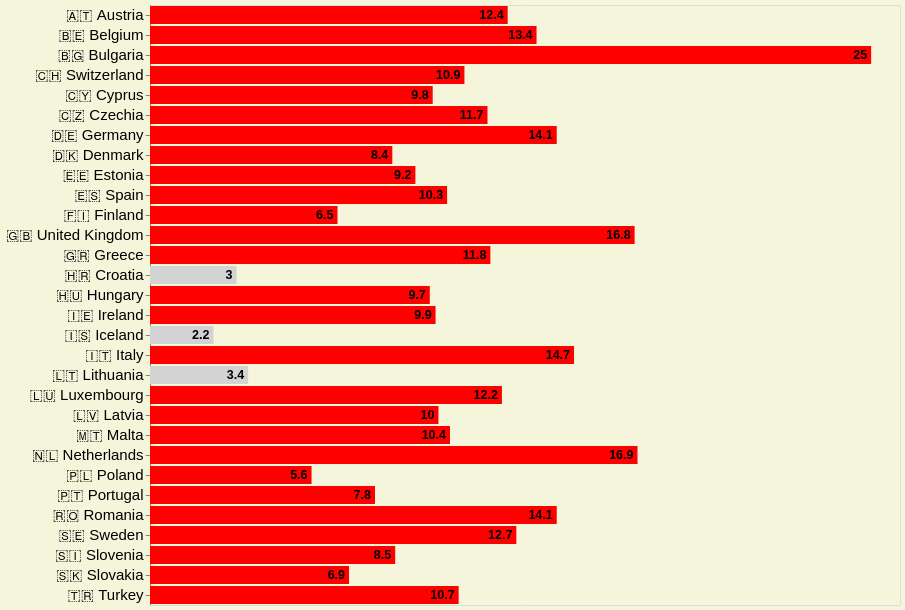

Express this chart as Vega-Lite.
### Vega-Lite specification from a JSON file in a GitHub repository (floating-point values rounded to 4 significant figures)
{"$schema": "https://vega.github.io/schema/vega-lite/v4.json", "description": "Vega-Lite version of bar chart from https://observablehq.com/@d3/learn-d3-scales.", "width": 750, "height": 600, "background": "#f5f5dc", "data": {"values": [{"country": "🇦🇹 Austria", "PercentageofCrime": 12.4}, {"country": "🇧🇪 Belgium", "PercentageofCrime": 13.4}, {"country": "🇧🇬 Bulgaria", "PercentageofCrime": 25}, {"country": "🇨🇭 Switzerland", "PercentageofCrime": 10.9}, {"country": "🇨🇾 Cyprus", "PercentageofCrime": 9.8}, {"country": "🇨🇿 Czechia", "PercentageofCrime": 11.7}, {"country": "🇩🇪 Germany", "PercentageofCrime": 14.1}, {"country": "🇩🇰 Denmark", "PercentageofCrime": 8.4}, {"country": "🇪🇪 Estonia", "PercentageofCrime": 9.2}, {"country": "🇬🇷 Greece", "PercentageofCrime": 11.8}, {"country": "🇪🇸 Spain", "PercentageofCrime": 10.3}, {"country": "🇫🇮 Finland", "PercentageofCrime": 6.5}, {"country": "🇭🇷 Croatia", "PercentageofCrime": 3}, {"country": "🇭🇺 Hungary", "PercentageofCrime": 9.7}, {"country": "🇮🇪 Ireland", "PercentageofCrime": 9.9}, {"country": "🇮🇸 Iceland", "PercentageofCrime": 2.2}, {"country": "🇮🇹 Italy", "PercentageofCrime": 14.7}, {"country": "🇱🇹 Lithuania", "PercentageofCrime": 3.4}, {"country": "🇱🇺 Luxembourg", "PercentageofCrime": 12.2}, {"country": "🇱🇻 Latvia", "PercentageofCrime": 10}, {"country": "🇲🇹 Malta", "PercentageofCrime": 10.4}, {"country": "🇳🇱 Netherlands", "PercentageofCrime": 16.9}, {"country": "🇵🇱 Poland", "PercentageofCrime": 5.6}, {"country": "🇵🇹 Portugal", "PercentageofCrime": 7.8}, {"country": "🇷🇴 Romania", "PercentageofCrime": 14.1}, {"country": "🇸🇪 Sweden", "PercentageofCrime": 12.7}, {"country": "🇸🇮 Slovenia", "PercentageofCrime": 8.5}, {"country": "🇸🇰 Slovakia", "PercentageofCrime": 6.9}, {"country": "🇹🇷 Turkey", "PercentageofCrime": 10.7}, {"country": "🇬🇧 United Kingdom", "PercentageofCrime": 16.8}]}, "encoding": {"y": {"field": "country", "type": "nominal", "axis": {"title": null, "labelFontSize": 15}}, "x": {"field": "PercentageofCrime", "type": "quantitative", "title": null, "axis": null}}, "layer": [{"mark": "bar", "encoding": {"color": {"condition": {"test": {"field": "PercentageofCrime", "gt": 5}, "value": "red"}, "value": "lightgrey"}}}, {"mark": {"type": "text", "fontSize": 12.5, "fontWeight": "bold", "align": "right", "xOffset": -4, "aria": false}, "encoding": {"text": {"field": "PercentageofCrime", "type": "quantitative"}, "color": {"value": "black"}}}], "config": {"tick": {}}}
